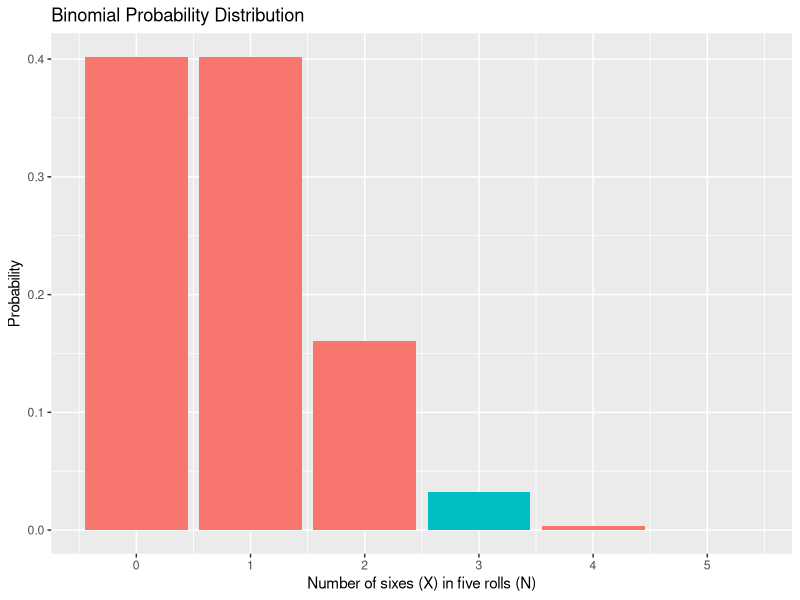
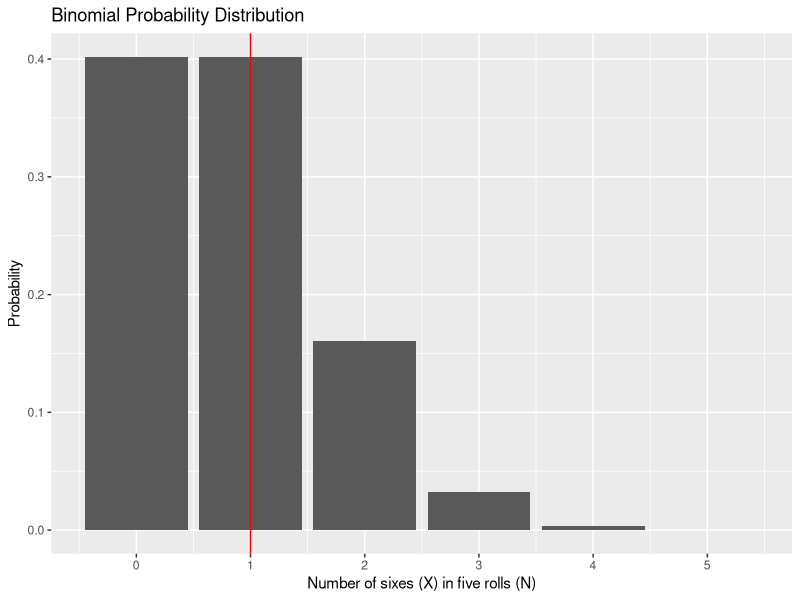
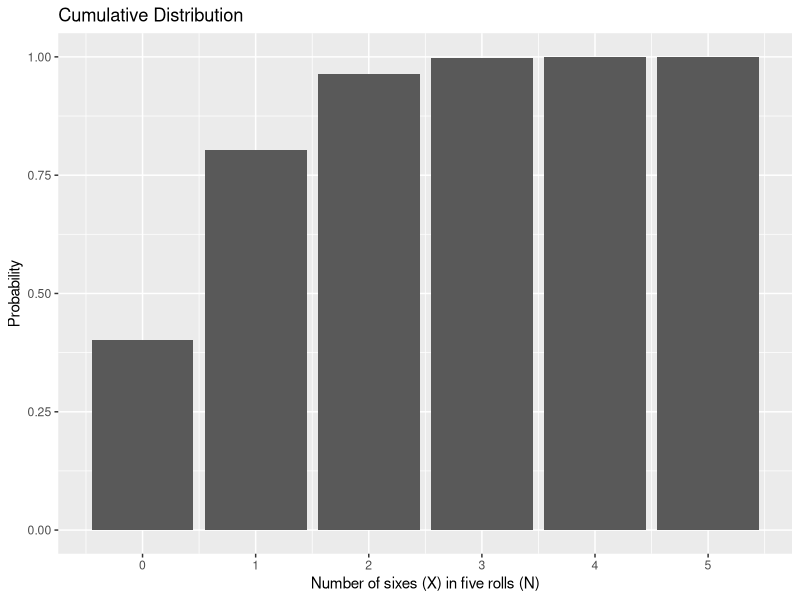
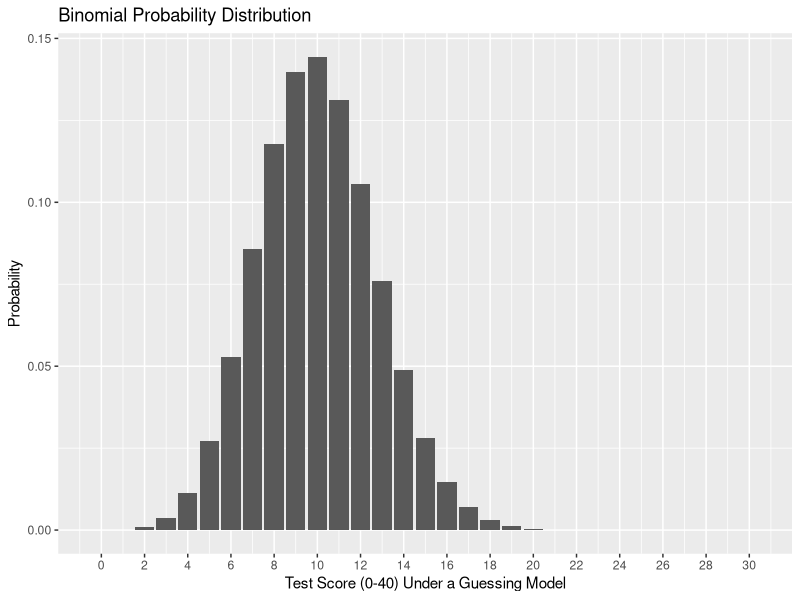
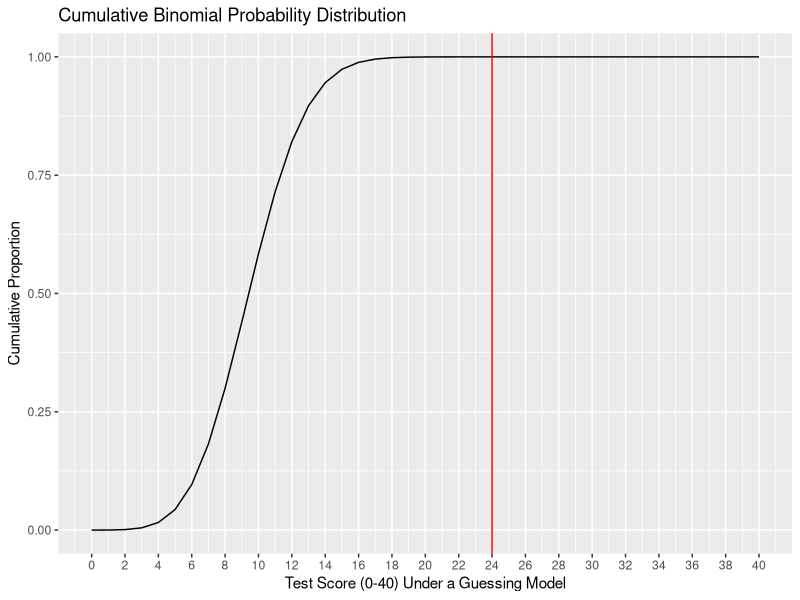
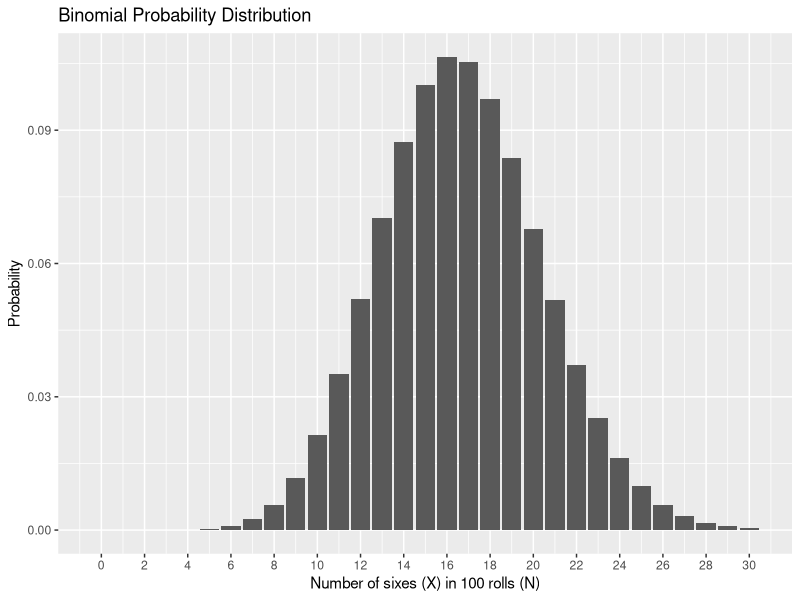

Source code (R) for these figures, in order:
## ---- chunk 1
library(tidyverse)
## ---- chunk 2
x = data.frame(num = 0:5, p = dbinom(x = 0:5, size = 5, prob = 1/6))
x$p = round(x$p, digits = 3)
x
## ---- chunk 3
data.frame(num = 0:5, p = dbinom(x = 0:5, size = 5, prob = 1/6), three = as.factor(c(0,0,0,1,0,0))) %>% ggplot(aes(x=num, y=p, fill = three)) + geom_bar(stat="identity") + scale_x_continuous("Number of sixes (X) in five rolls (N)", breaks=c(0:5)) +scale_y_continuous("Probability")+ guides(fill = F) + ggtitle("Binomial Probability Distribution")
## ---- chunk 4

## ---- chunk 5
data.frame(num = 0:5, p = dbinom(x = 0:5, size = 5, prob = 1/6)) %>% ggplot(aes(x=num, y=p)) + geom_bar(stat="identity") + geom_vline(aes(xintercept = qbinom(p = .75, size = 5, prob = 1/6)), color = "red") +scale_x_continuous("Number of sixes (X) in five rolls (N)", breaks=c(0:5)) +scale_y_continuous("Probability")+ggtitle("Binomial Probability Distribution")
## ---- chunk 6

## ---- chunk 7
data.frame(num = 0:5, p = pbinom(q = 0:5, size = 5, prob = 1/6)) %>% ggplot(aes(x=num, y=p)) + geom_bar(stat="identity") + scale_x_continuous("Number of sixes (X) in five rolls (N)", breaks=c(0:5)) +scale_y_continuous("Probability")+ggtitle("Cumulative Distribution")
## ---- chunk 8
limit = 30
data.frame(num = 0:limit, p = dbinom(x = 0:limit, size = 40, prob = .25)) %>% ggplot(aes(x=num, y=p)) + geom_bar(stat="identity") + scale_x_continuous("Test Score (0-40) Under a Guessing Model", breaks=seq(0,limit,2)) +scale_y_continuous("Probability")+ggtitle("Binomial Probability Distribution")
## ---- chunk 9
pbinom(q = 23, size = 40, prob = .25)
## ---- chunk 10
#Note the use of the Law of Total Probability here

1-pbinom(q = 23, size = 40, prob = .25)
## ---- chunk 11
limit = 40
data.frame(num = 0:limit, p = pbinom(q = 0:limit, size = 40, prob = .25)) %>% ggplot(aes(x=num, y=p)) + geom_line() + geom_vline(aes(xintercept = 24), color = "red") + scale_x_continuous("Test Score (0-40) Under a Guessing Model", breaks=seq(0,limit,2)) +scale_y_continuous("Cumulative Proportion")+ggtitle("Cumulative Binomial Probability Distribution")
## ---- chunk 12
data.frame(num = 0:30, p = dbinom(x = 0:30, size = 100, prob = 1/6)) %>% ggplot(aes(x=num, y=p)) + geom_bar(stat="identity") + scale_x_continuous("Number of sixes (X) in 100 rolls (N)", breaks=seq(0,30,2)) +scale_y_continuous("Probability")+ggtitle("Binomial Probability Distribution")
